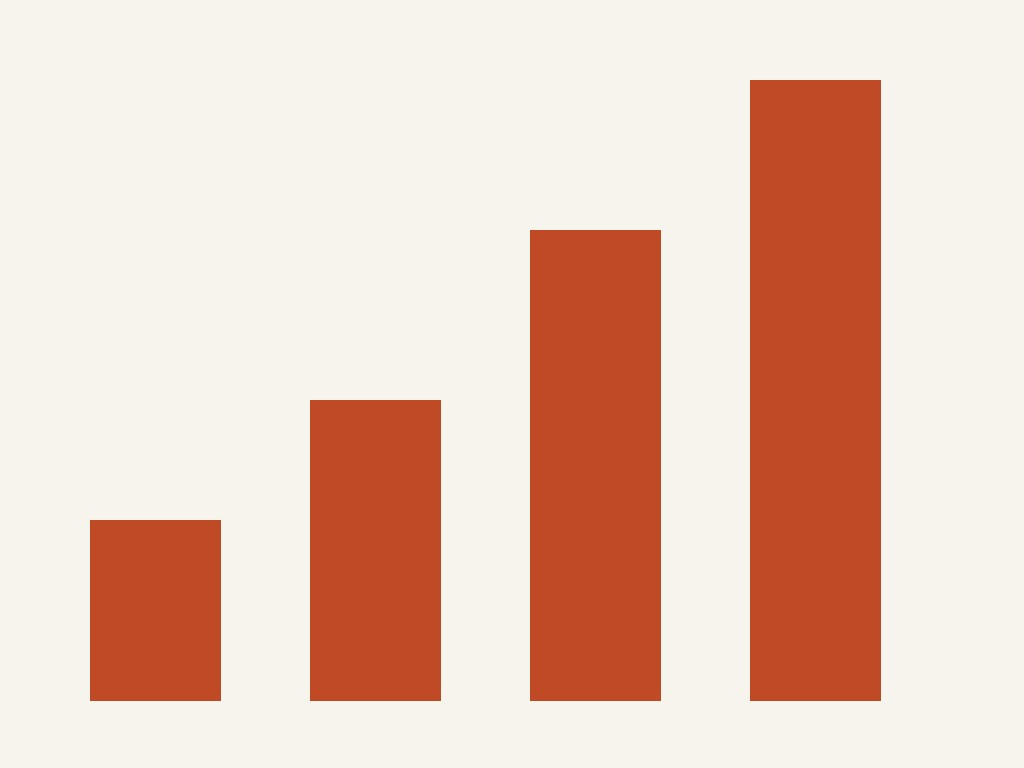
#> input picture 72-motion-video-plus/tests/fixtures/assets/missing-required/media/chart.jpg, 1024 x 768 px
$ python -i validate_page_color.py   (imports and definitions only)
#> lines starting #> are read from the running program, lines starting #| are printed output that depends on the picture; after the words box and inside, x2 and y2 are one past the last pixel; in counts of white or black regions, pixels touching at a corner belong together
#!/usr/bin/env python3
"""Page-level color-energy check for a stitched mockup or a rendered page (Skill 71).

Why: the per-image grade screen (validate_image_grade.py) measures ONE generated photo. It says
nothing about the PAGE a visitor sees. The two reference pages (the Go Full Page captures, VA and
VB) are hypersaturated at page level: saturated brand-color fields, hard near-black, clean white,
almost no mid-tone fog. This check measures that profile on the stitched page and compares it with
thresholds DERIVED from those two references (references/page-color-thresholds.json).

Pillow only. The page is reduced to WORK_WIDTH pixels wide (box filter) so every page, whatever
its source resolution, is measured at the same scale as the calibration. Measures, all HSV based:

  mean_saturation       mean S of every pixel (0-1)
  saturated_share       share of pixels with S > 0.5 and V > 0.3 (any hue)
  near_black_share      share of pixels with V < 0.20 (covers brand darks such as navy and deep green)
  near_white_share      share of pixels with V > 0.93 and S < 0.10
  black_point           1st percentile of luma, 0-255 (lower is deeper)
  white_point           99th percentile of luma, 0-255 (higher is cleaner)
  hero_hue_saturated_share   (only with --hero) share of pixels that are saturated (as above) and
                        within 15 degrees of the client's hero hue

Floors: mean_saturation, saturated_share, near_black_share, near_white_share, white_point,
hero_hue_saturated_share must be AT LEAST the threshold. Ceiling: black_point must be AT MOST.

Commands:
  validate_page_color.py check IMAGE [--hero #HEX] [--thresholds FILE] [--json]
  validate_page_color.py measure IMAGE [--hero #HEX]
  validate_page_color.py calibrate VA_IMAGE VB_IMAGE [--hero-hex #HEX ...]
      recompute the thresholds from the two reference renders and print them (writes nothing)

Exit codes: 0 PASS, 1 FAIL, 2 usage or unreadable image, 3 UNDETERMINED (no thresholds file).

Scope and honesty: this is a PAGE check, on a stitched page or a full render. A single section
slice is expected to be mostly one ground and is not meaningful here. The thresholds come from two
desktop pages; a mobile stitch is measured the same way but has no reference of its own (see the
thresholds file `notes`). The check never decides taste: it proves that the page carries the
saturated-field profile the references carry. Which hue is the hero, and that it is the client's,
is the brand-color gate's job (scripts/brand_colors.py).
"""
from __future__ import annotations

import argparse
import json
import sys
from pathlib import Path

from PIL import Image, ImageChops

Image.MAX_IMAGE_PIXELS = None  # stitched pages are tens of megapixels by design

SKILL_ROOT = Path(__file__).resolve().parents[1]
THRESHOLDS = SKILL_ROOT / "references" / "page-color-thresholds.json"

WORK_WIDTH = 600
SAT_MIN, VAL_MIN = 0.5, 0.3          # the saturated-pixel definition (analysis measure, QC-verified)
BLACK_V = 0.20                        # near-black: value below this
WHITE_V, WHITE_S = 0.93, 0.10         # near-white: value above, saturation below
HUE_TOL_DEG = 15.0                    # hero-hue window either side of the hero hue
REL_TOL = 0.10                        # relative tolerance for 0-1 metrics (resampling, crop noise)
ABS_TOL_LEVELS = 8                    # absolute tolerance for 0-255 level metrics
FLOORS = ("mean_saturation", "saturated_share", "near_black_share", "near_white_share",
          "white_point", "hero_hue_saturated_share")
CEILINGS = ("black_point",)
LEVEL_METRICS = ("black_point", "white_point")


def _byte(x: float) -> int:
    return int(x * 255 + 1e-9)


def _hist_share(mask: Image.Image) -> float:
    h = mask.histogram()
    total = sum(h)
    return h[255] / total if total else 0.0


def _bin(band: Image.Image, lo=None, hi=None) -> Image.Image:
    """255 where lo <= value <= hi, else 0."""
    lo = 0 if lo is None else lo
    hi = 255 if hi is None else hi
    return band.point([255 if lo <= i <= hi else 0 for i in range(256)])


def _percentile(hist, pct: float) -> int:
    total = sum(hist)
    target, run = total * pct / 100.0, 0
    for level, n in enumerate(hist):
        run += n
        if run >= target:
            return level
    return 255


# [6 lines left out: function _hex_to_h, not called in this run]


def working_copy(image: Image.Image) -> Image.Image:
    img = image.convert("RGB")
    if img.width > WORK_WIDTH:
        img = img.resize((WORK_WIDTH, max(1, round(img.height * WORK_WIDTH / img.width))),
                         Image.BOX)
    return img


def measure(path, hero: str | None = None) -> dict:
    with Image.open(path) as src:
#> src is the input picture: PIL image 1024x768 RGB; mean R, G, B 232.5, 199.4, 184.8
        size = src.size
#> size = (1024, 768)
        img = working_copy(src)
    hue, sat, val = img.convert("HSV").split()
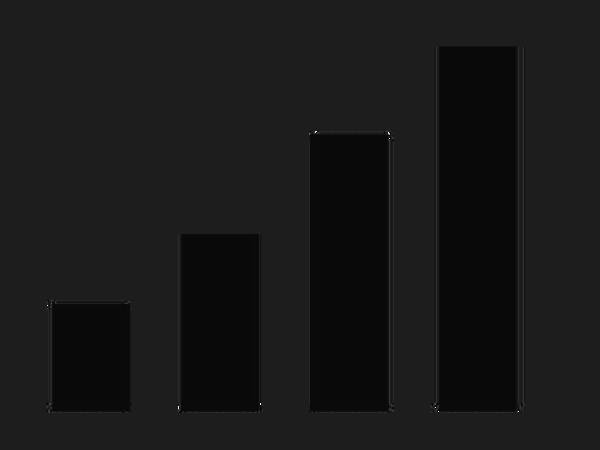
#> hue: PIL image 600x450 L; min 0, max 250, mean 23.8
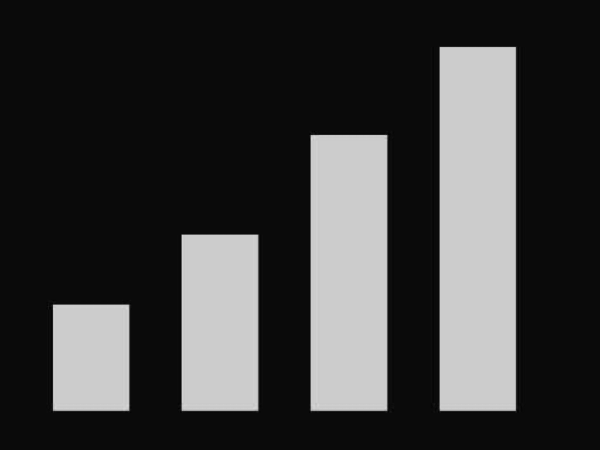
#> sat: PIL image 600x450 L; min 2, max 215, mean 60.8
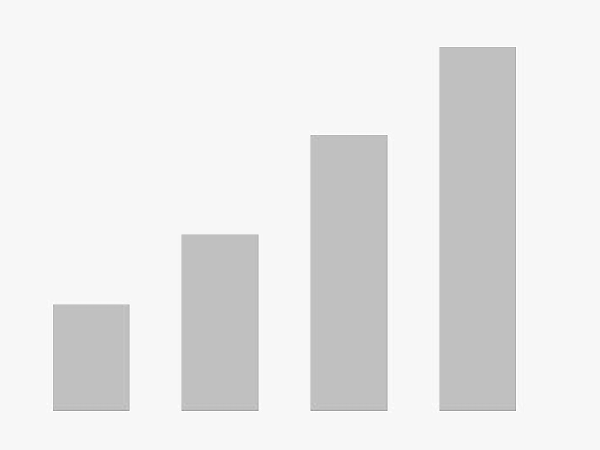
#> val: PIL image 600x450 L; min 143, max 255, mean 232.5
    s_hi = _bin(sat, _byte(SAT_MIN) + 1)
#> in _bin, `return band.point([255 if lo <= i <= hi else 0 for i in range(256)])`:
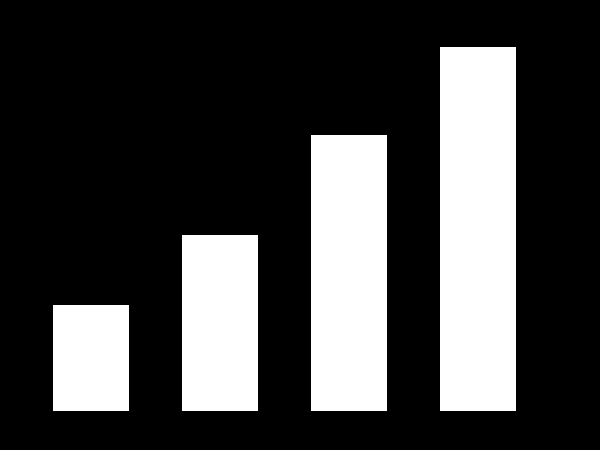
#> returned value: PIL image 600x450 L; 26% white; 4 white regions, box (x1, y1, x2, y2) and area: (440, 47, 516, 411) 27664, (311, 135, 387, 411) 20976, (182, 235, 258, 411) 13376, (53, 305, 129, 411) 8056
    v_ok = _bin(val, _byte(VAL_MIN) + 1)
#> in _bin (call 2), `return band.point([255 if lo <= i <= hi else 0 for i in range(256)])`: returned value: PIL image 600x450 L; every value is 255
    saturated = ImageChops.multiply(s_hi, v_ok)
    luma = img.convert("L").histogram()
#> luma = 256 values, max 194871 at index 244, min 0 at index 0, mean 1054.7
    pixels = sum(luma)
#> pixels = 270000
    out = {
        "source_pixels": list(size),
        "work_pixels": [img.width, img.height],
        "mean_saturation": round(sum(i * n for i, n in enumerate(sat.histogram())) / pixels / 255, 4),
        "saturated_share": round(_hist_share(saturated), 4),
        "near_black_share": round(_hist_share(_bin(val, 0, _byte(BLACK_V) - 1)), 4),
        "near_white_share": round(_hist_share(ImageChops.multiply(
            _bin(val, _byte(WHITE_V) + 1), _bin(sat, 0, _byte(WHITE_S)))), 4),
        "black_point": _percentile(luma, 1.0),
        "white_point": _percentile(luma, 99.0),
    }
#> in _hist_share, `h = mask.histogram()`: h = 256 values, max 199928 at index 0, min 0 at index 1, mean 1054.7
#> in _hist_share, `total = sum(h)`: total = 270000
#> in _bin (call 3), `return band.point([255 if lo <= i <= hi else 0 for i in range(256)])`: returned value: PIL image 600x450 L; every value is 0
#> call 4 of _bin, with lo = 238
#> in _bin (call 4), `lo = 0 if lo is None else lo`: lo = 238
#> in _bin (call 4), `return band.point([255 if lo <= i <= hi else 0 for i in range(256)])`:
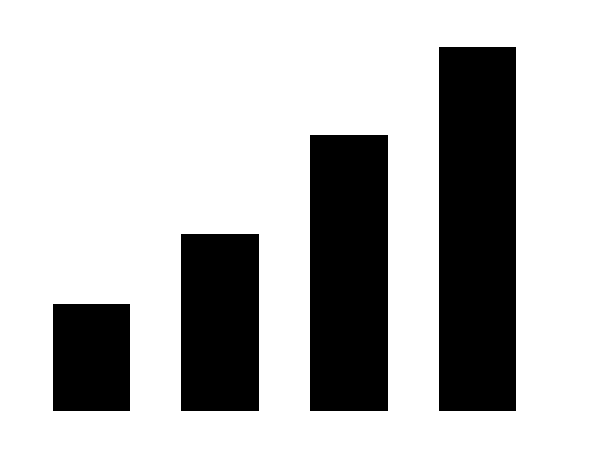
#> returned value: PIL image 600x450 L; 73.5% white; 4 black regions, box (x1, y1, x2, y2) and area: (439, 47, 516, 411) 28028, (310, 135, 388, 411) 21528, (181, 234, 259, 411) 13806, (53, 304, 130, 411) 8239
#> in _bin (call 5), `lo = 0 if lo is None else lo`: lo = 0
#> in _bin (call 5), `return band.point([255 if lo <= i <= hi else 0 for i in range(256)])`:
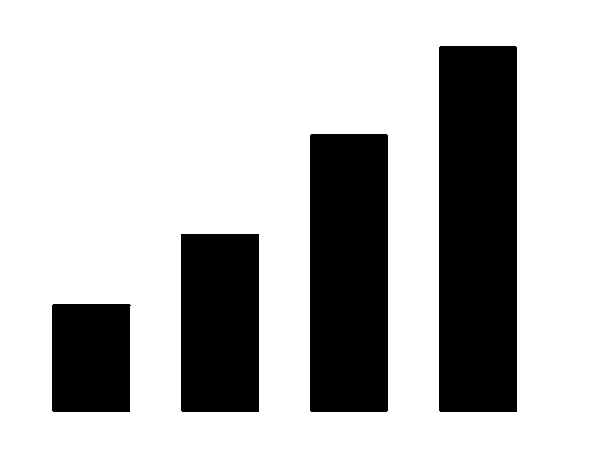
#> returned value: PIL image 600x450 L; 73.1% white; 4 black regions, box (x1, y1, x2, y2) and area: (439, 46, 517, 412) 28545, (310, 134, 388, 412) 21680, (181, 234, 259, 412) 13883, (52, 304, 131, 412) 8423
#> in _percentile, `total = sum(hist)`: total = 270000
#> in _percentile, `target, run = total * pct / 100.0, 0`: target = 2700; run = 0
#> the loop in _percentile, `for level, n in enumerate(hist):` made 106 passes
#> after the loop in _percentile, `for level, n in enumerate(hist):`: run = 67231
#> after the loop in _percentile, `for level, n in enumerate(hist):`: run = 267807
#> out = {'source_pixels': [1024, 768], 'work_pixels': [600, 450], 'mean_saturation': 0.238, 'saturated_share': 0.26, 'near_black_share': 0, 'near_white_share': 0.731, 'black_point': 105, 'white_point': 244}
    if hero:
        target = _hex_to_h(hero)
        tol = round(HUE_TOL_DEG * 255 / 360)
        window = [255 if min((i - target) % 256, (target - i) % 256) <= tol else 0 for i in range(256)]
        out["hero_hue_saturated_share"] = round(_hist_share(
            ImageChops.multiply(saturated, hue.point(window))), 4)
    return out


# [44 lines left out: functions derive, load_thresholds, evaluate, not called in this run]


def verdict(rows: list) -> str:
    return "FAIL" if any(r["status"] == "FAIL" for r in rows) else "PASS"


# [50 lines left out: functions _fmt, main, not called in this run]


# [2 lines not run here, left out]

>>> result = measure('../../72-motion-video-plus/tests/fixtures/assets/missing-required/media/chart.jpg')
#> result has the same summary as out in measure
